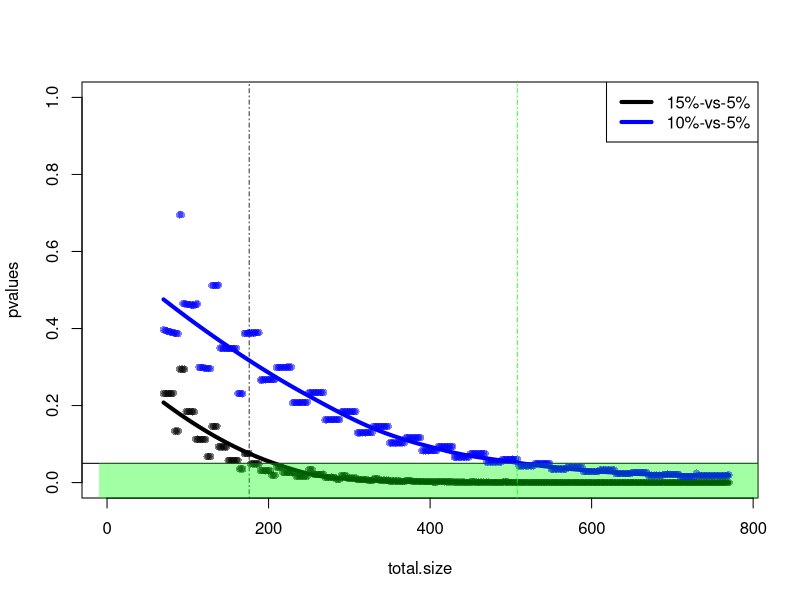

Source code (R):
total.max.add = 350

png("40-30_sample_size_estimation.png")
#15% versus 5%
print("15% versus 5%")
large.start = 40
small.start = 30

total.size = c()
pvalues = c()

for (i in 0:total.max.add){
	test.large = large.start + i
	test.small = small.start + i
	
	integer.pos.large = as.integer(0.15 * test.large)
	integer.pos.small = as.integer(0.05 * test.small)
	
	#2-sided, since you don't know which is larger ahead of time
	fisher.mat = matrix(c(integer.pos.large, test.large, integer.pos.small, test.small), ncol=2)
	rownames(fisher.mat) = c("pos","neg")
	colnames(fisher.mat) = c("higher","lower")
	
	result = fisher.test(fisher.mat)
	
	total.size = c(total.size, test.large + test.small)
	pvalues = c(pvalues, result$p.value) 
}#end for (i in 0:total.max.add)

plot(total.size, pvalues,
	ylim=c(0,1), xlim=c(0,max(total.size) + 5),
	col=rgb(red=0, green=0, blue=0, alpha=0.5), pch=16)
max.not.detected = max(total.size[pvalues > 0.05])
print(max.not.detected)
abline(v=max.not.detected, col = rgb(red=0, green=0, blue=0, alpha=0.8), lty=4)
abline(h=0.05)
loess.model = loess(pvalues ~ total.size)
lines(total.size, predict(loess.model), col = "black", lwd=4)
rect(-10, -0.1, max(total.size) + 100, 0.05, col=rgb(red=0, green=1, blue=0, alpha=0.2), border=NA)
legend("topright", c("15%-vs-5%","10%-vs-5%"),
		col=c("black","blue"), lwd=4)
		
#10% versus 5%
print("10% versus 5%")
large.start = 40
small.start = 30

total.size = c()
pvalues = c()

for (i in 0:total.max.add){
	test.large = large.start + i
	test.small = small.start + i
	
	integer.pos.large = as.integer(0.10 * test.large)
	integer.pos.small = as.integer(0.05 * test.small)
	
	#2-sided, since you don't know which is larger ahead of time
	fisher.mat = matrix(c(integer.pos.large, test.large, integer.pos.small, test.small), ncol=2)
	rownames(fisher.mat) = c("pos","neg")
	colnames(fisher.mat) = c("higher","lower")
	
	result = fisher.test(fisher.mat)
	
	total.size = c(total.size, test.large + test.small)
	pvalues = c(pvalues, result$p.value) 
}#end for (i in 0:total.max.add)

points(total.size, pvalues,
	col=rgb(red=0, green=0, blue=1, alpha=0.5), pch=16)
max.not.detected = max(total.size[pvalues > 0.05])
print(max.not.detected)
abline(v=max.not.detected, col = rgb(red=0, green=1, blue=0, alpha=0.8), lty=4)
loess.model = loess(pvalues ~ total.size)
lines(total.size, predict(loess.model), col = "blue", lwd=4)
rect(-10, -0.1, max(total.size) + 100, 0.05, col=rgb(red=0, green=1, blue=0, alpha=0.2), border=NA)
dev.off()